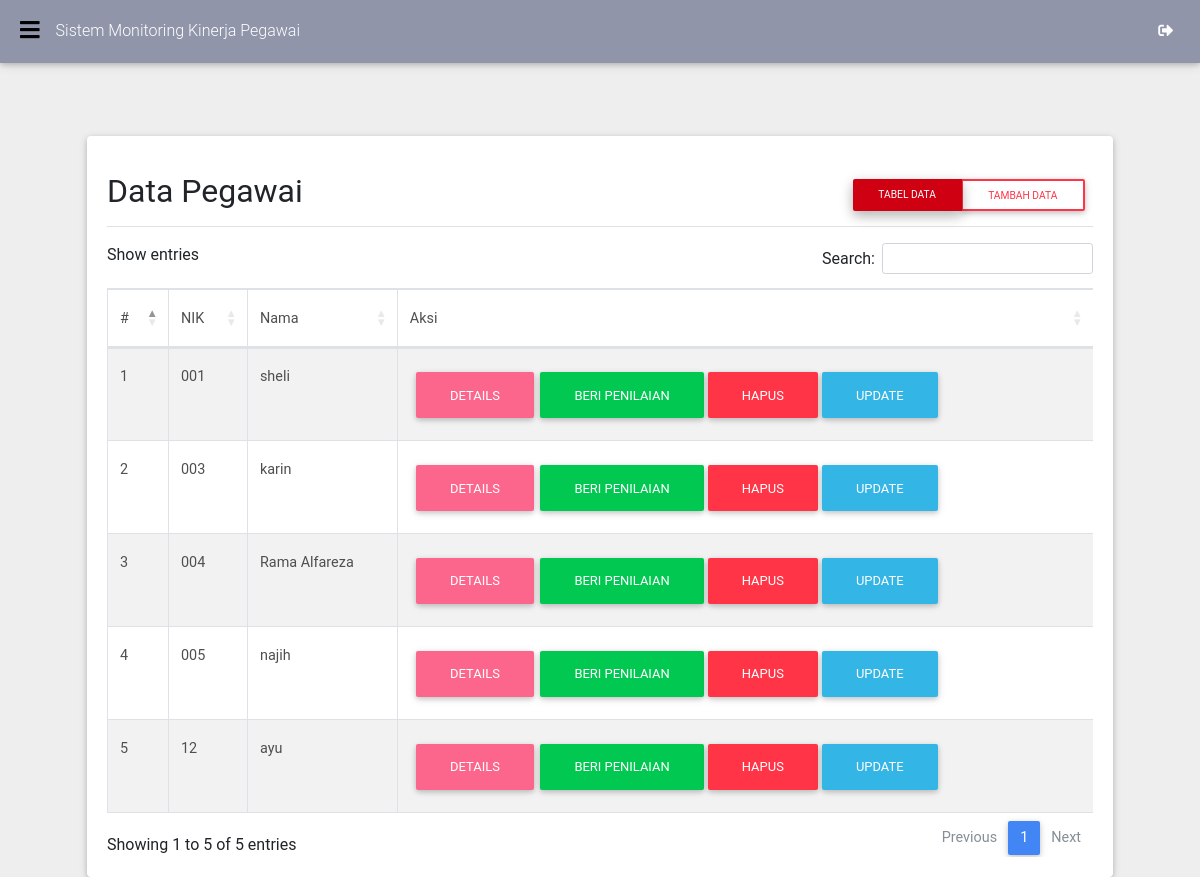
The page /admin/pegawai.php (signed in) on the database its author committed.
### tables this page shows
CREATE TABLE `pegawai` (
  `nik` char(16) NOT NULL,
  `nama` char(100) NOT NULL,
  `tempat_lahir` char(30) NOT NULL,
  `tgl_lahir` date NOT NULL,
  `sd` char(50) NOT NULL,
  `smp` char(50) NOT NULL,
  `sma` char(50) NOT NULL,
  `akademik` char(50) NOT NULL,
  `thn_masuk_kerja` year(4) NOT NULL,
  `status` char(25) NOT NULL,
  `nomor_sk` int(11) NOT NULL
);

### func/func.php (called while the page is built, shortened)
<?php
require_once("koneksi.php");
	function konfig()
	{
		$konfig['url'] = 'http://localhost/kinerja';
		$konfig['judul'] = 'Sistem Monitoring Kinerja Pegawai';
		$konfig['perusahaan'] = 'IKMI';
		$konfig['alamat_perusahaan'] = 'JALAN';
		$konfig['nama_atasan'] = '';
		return $konfig;
	}

### func/koneksi.php (called while the page is built, shortened)
<?php
	function koneksi()
	{
		$db['server'] = 'localhost';
		$db['user'] = 'root';
		$db['password'] = '';
		$db['database'] = 'kinerja';
		$con = new mysqli($db['server'],$db['user'],$db['password'],$db['database']) or die('Gagal Konek');
		return $con;
	}
	function read($table,$kunci = null,$isi_kunci = null)
	{
		if ($kunci != null && $isi_kunci != null) {
			$sql = "SELECT * FROM $table WHERE $kunci = '$isi_kunci'";
		}else{
			$sql = "SELECT * FROM $table";
		}
		$run = mysqli_query(koneksi(), $sql);
		return $run;
	}
?>

### admin/pegawai.php (the view, shortened to what this page needs)
<?php
include '../func/func.php';
$konfig = konfig();
?>
<!doctype html>
<html lang="en">
  <head>
  <link rel="stylesheet" type="text/css" href="<?=$konfig['url']?>/assets/bootstrap/bootstrap.min.css">
  <link rel="stylesheet" type="text/css" href="<?=$konfig['url']?>/assets/css/style.css">
  <link rel="stylesheet" type="text/css" href="https://use.fontawesome.com/releases/v5.2.0/css/all.css">
  <link rel="stylesheet" type="text/css" href="<?=$konfig['url']?>/assets/sa/sweetalert.css">
  <link rel="stylesheet" type="text/css" href="https://cdn.datatables.net/1.10.19/css/dataTables.bootstrap4.min.css">
  <link rel="stylesheet" type="text/css" href="https://cdn.datatables.net/responsive/2.2.3/css/responsive.bootstrap4.min.css">
  <link rel="stylesheet" type="text/css" href="https://cdnjs.cloudflare.com/ajax/libs/bootstrap-datepicker/1.8.0/css/bootstrap-datepicker.min.css">
</head>
  <body class="fixed-sn indigo-skin">
    <header>
        <nav class="navbar fixed-top navbar-expand-lg scrolling-navbar double-nav">
            <div class="float-left">
                <a href="#" data-activates="slide-out" class="button-collapse black-text"><i class="fa fa-bars"></i></a>
            </div>
            <div class="breadcrumb-dn mr-auto">
                <p><?=$konfig['judul']?></p>
            </div>
            <ul class="nav navbar-nav nav-flex-icons ml-auto">
                <li class="nav-item">
                    <a class="nav-link waves-effect" href="<?=$konfig['url']?>/out.php"><i class="fa fa-sign-out-alt"></i></a>
                </li>
            </ul>
        </nav>
    </header>
          <main>
              <div class="container">
                <section class="section card mt-lg-5">
                  <div class="card-body">
                    <div class="row">
                      <div class="col" id="reload">
        	<?php
        		if (@$_GET['page'] == 'tambah') {
        			include 'halaman/pegawai/tambah.php';
        		}elseif (@$_GET['page'] == 'update' && @$_GET['id']) {
        			$read = read('pegawai','nik',$_GET['id']);
        			$row = $read->fetch_array(MYSQLI_BOTH);
        			include 'halaman/pegawai/update.php';
        		}elseif (@$_GET['page'] == 'cetak') {
        			include 'halaman/pegawai/cetak.php';
        		}else{
        	?>
          <div class="d-flex justify-content-between flex-wrap flex-md-nowrap align-items-center pt-3 pb-2 mb-3 border-bottom">
            <h1 class="h2">Data Pegawai</h1>
            <div class="btn-group mr-2">
              <a href="<?=$konfig['url']?>/admin/pegawai.php" class="btn btn-sm btn-danger active">Tabel Data</a>
              <a href="?page=tambah" class="btn btn-sm btn-outline-danger">Tambah Data</a>
            </div>
          </div>
          <div class="table-responsive">
            <table id="tablee" class="table table-striped table-bordered">
            	<thead>
            		<tr>
            			<td>#</td>
            			<td>NIK</td>
            			<td>Nama</td>
            			<td>Aksi</td>
            		</tr>
            	</thead>
            	<tbody>
            		<?php
            		$no = 1;
            		$pegawai = read("pegawai");
            		while ($row = $pegawai->fetch_array(MYSQLI_BOTH)) {?>
            		<tr>
            			<td><?=$no?></td>
            			<td><?=$row['nik']?></td>
            			<td><?=$row['nama']?></td>
            			<td><button type="button" class="btn btn-primary" data-toggle="modal" data-target="#cek<?=$row['nik']?>">Details</button><a href="nilai.php?page=tambah&id=<?=$row['nik']?>" class="btn btn-success">Beri Penilaian</a> <a href="#" class="btn btn-danger" onclick='deletedata("<?=$row['nik']?>")'>Hapus</a> <a href="?page=update&id=<?=$row['nik']?>" class="btn btn-info">Update</a>
                  </td>
            		</tr>
            		<?php $no++; }?>
            	</tbody>
            </table>
        </div>
        <?php } ?>
                  </div>
              </div>
            </section>
    </main>
  </body>
</html>

### rows shown on the page
pegawai: nik "001", nama "sheli"
pegawai: nik "003", nama "karin"
pegawai: nik "004", nama "Rama Alfareza"
pegawai: nik "005", nama "najih"
pegawai: nik "12", nama "ayu"

### other values the page prints
$konfig['judul'] "Sistem Monitoring Kinerja Pegawai"
